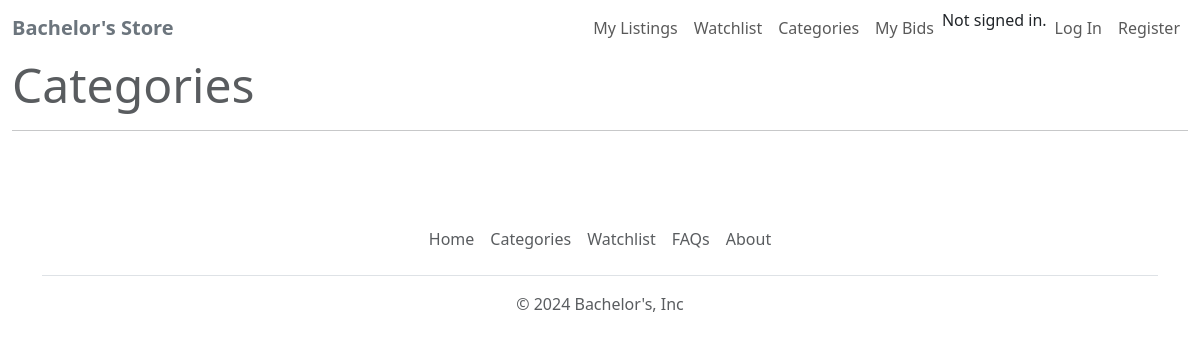
The page /categories on the database as committed earlier.
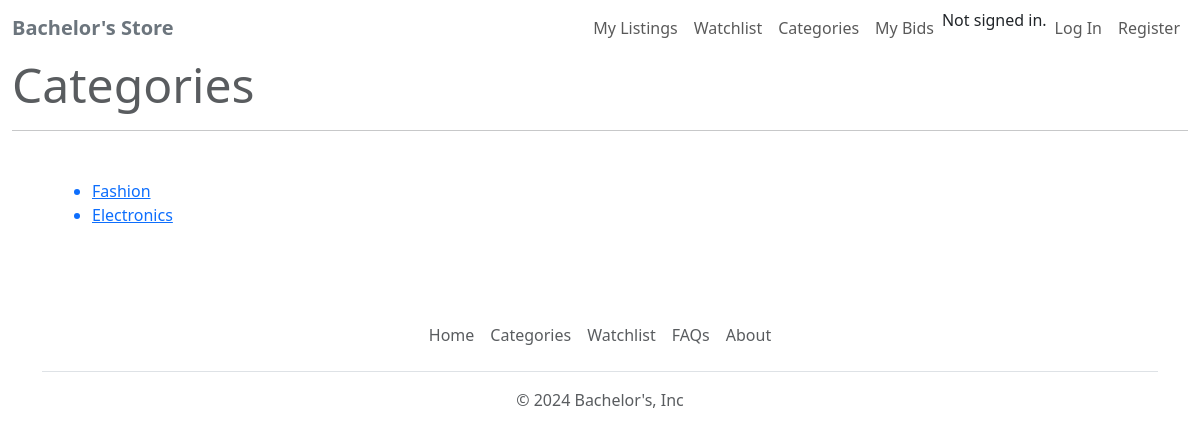
The same page on the database as committed later.
### auctions/models.py (models this page shows)
class category(models.Model):
    category_title = models.CharField(max_length=50, blank=False)
    product_id = models.ManyToManyField(list_item)

### auctions/views.py (the view)
# urls.py: path("categories", views.categories_view, name="categories_view"),
def categories_view(request):
    try:
        categories = category.objects.values('category_title').distinct()
        return render(request, "auctions/categories.html", {"ctg": categories})
    except:
        return render(request,"auctions/categories.html", {"ctg": None})

### auctions/templates/auctions/categories.html (shortened to what this page needs)
{% extends "auctions/layout.html" %}
{% block body %}
    <div class="container-xxl">
        <div class="row">
            <div class="col">
                <h2 class="display-5 text-muted">Categories </h2>
                <hr>
                <ul class="m-5">
                    {% for i in ctg %}
                        <a href="/categories/{{ i.category_title }}">
                            <li> {{ i.category_title }}</li>
                        </a>
                    {% endfor %}
                </ul>
            </div>
        </div>
    </div>
{% endblock %}

Rows that differ between the two databases and show on the page:
added category: category_title "Fashion"
added category: category_title "Electronics"
